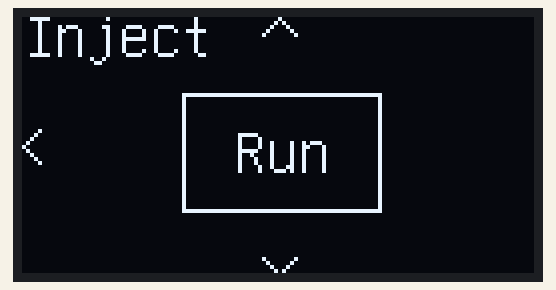
The sketch below on a simulated Arduino Uno, built with avr-gcc and run on an emulated ATmega328P. On the bench: 128×64 one-colour display.

Above: at 0.2 s.

The sketch:

inject_run_box.ino
```cpp
#include "U8glib.h"


//**************************************************
U8GLIB_SSD1306_128X64 u8g(5, 6, 9, 8, 7);
//**************************************************

void setup() {
  u8g.setFont(u8g_font_unifont);
  u8g.setColorIndex(1); // Instructs the display to draw with a pixel on.
}

void loop() {
  u8g.firstPage();
  do {
   u8g.drawStr( 0, 10 , "Inject");
   //make arrows
   u8g.drawLine(60, 4, 64, 0);              //up arrow
   u8g.drawLine(64, 0, 68, 4);             //up arrow
   u8g.drawLine(60, 60, 64, 64);          //down arrow
   u8g.drawLine(64, 64, 68, 60);         //down arrow
   u8g.drawLine(0, 32, 4,28);           //left arrow
   u8g.drawLine(0, 32, 4,36);          //left arrow
   //end
   u8g.drawFrame(40,19,50,30);            // draw box
   u8g.drawStr( 53, 39 , "Run");

  } while( u8g.nextPage() );
  delay(100);
}
```
